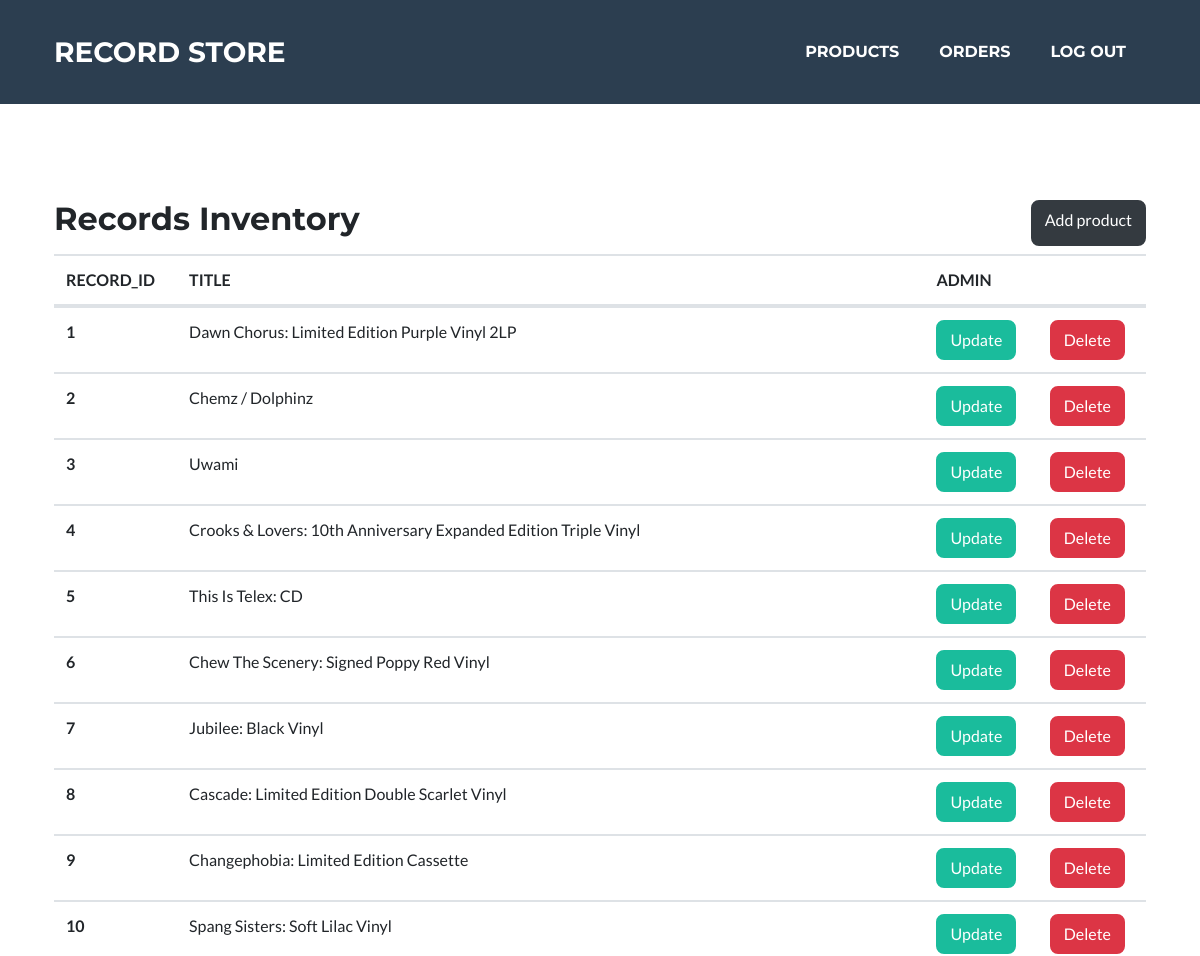
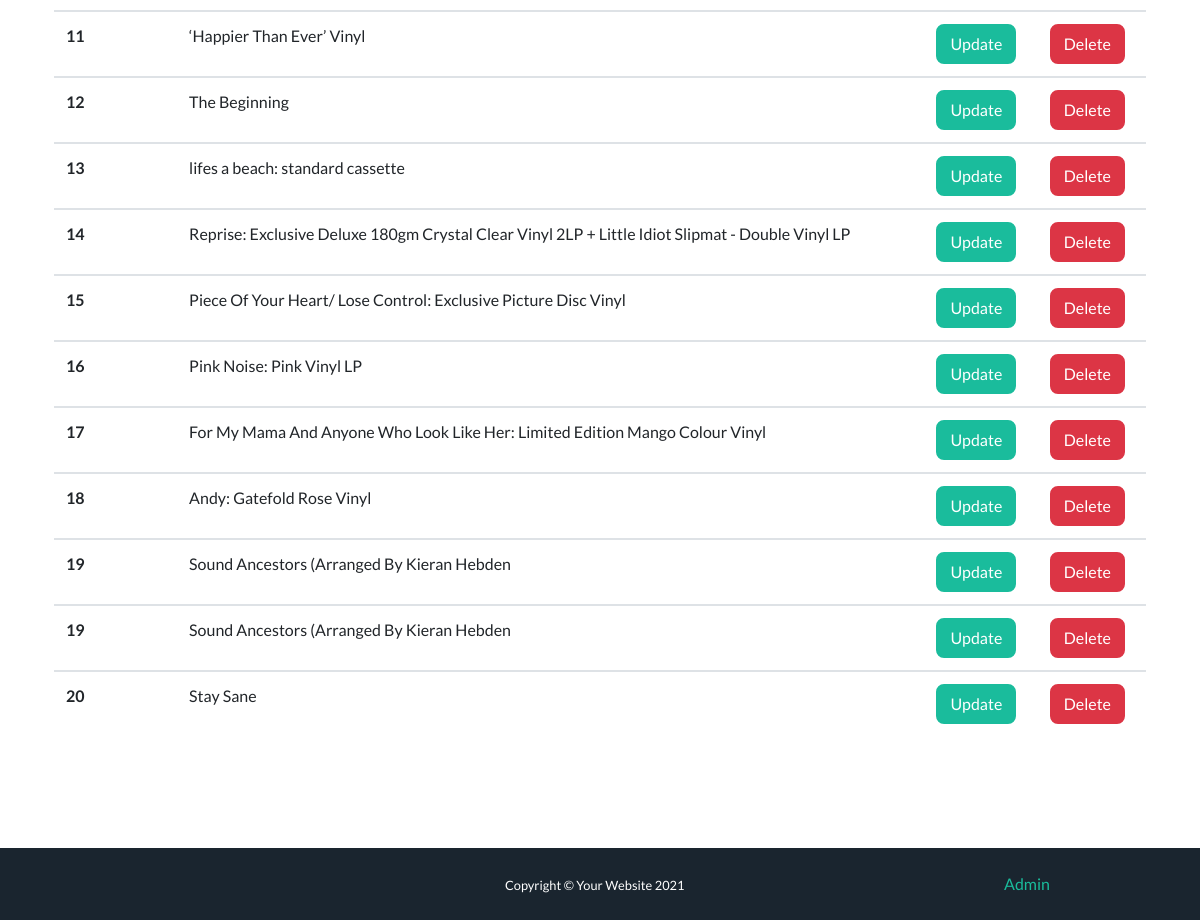
Screenshot of /admin/products (signed in) with the database file from the repository (2 pictures, top to bottom).
### tables this page shows
CREATE TABLE `records_has_artists` (
  `id_record` int(11) NOT NULL,
  `id_artist` int(11) NOT NULL
);

CREATE TABLE `records` (
  `id_record` int(11) NOT NULL,
  `title` varchar(200) DEFAULT NULL,
  `description` varchar(1000) DEFAULT NULL,
  `price` decimal(11,0) DEFAULT NULL,
  `year_released` varchar(4) DEFAULT NULL,
  `cover` varchar(45) DEFAULT NULL,
  `stock` int(11) NOT NULL,
  `for_sale` tinyint(1) NOT NULL DEFAULT '1'
);

### models/Database.php (called while the page is built, shortened)
<?php
class Database
{
    private $conn = null;
    public function __construct($database, $username = "root", $password = "root", $servername = "localhost")
    {
        $dsn = "mysql:host=$servername;dbname=$database;charset=UTF8";
        try {
            $this->conn = new PDO($dsn, $username, $password);
            $this->conn->setAttribute(PDO::ATTR_ERRMODE, PDO::ERRMODE_EXCEPTION);
        } catch (PDOException $e) {
            echo "Connection failed: " . $e->getMessage();
        }
    }
    private function execute($statement, $input_parameters = [])
    {
        try {
            $stmt = $this->conn->prepare($statement);
            $stmt->execute($input_parameters);
            return $stmt;
        } catch (PDOException $e) {
            echo "Error: " . $e->getMessage() . "<br>";
            throw new Exception($e->getMessage());
        }
    }
    public function select($statement, $input_parameters = [])
    {
        $stmt = $this->execute($statement, $input_parameters);
        return $stmt->fetchAll();
    }
}

### models/AdminModel.php (called while the page is built, shortened)
<?php
class AdminModel
{
    private $db;
    public function __construct($database)
    {
        $this->db = $database;
    }
    public function fetchAllRecords()
    {
        $records = $this->db->select(
            "SELECT * FROM records
        JOIN records_has_artists
        ON records.id_record=records_has_artists.id_record
        JOIN artists
        ON records_has_artists.id_artist=artists.id_artist
        "
        );
        return $records;
    }
}

### views/AdminView.php (the view, shortened to what this page needs)
<?php
class AdminView
{
    public function viewHeader($title)
    {
        include_once("views/partials/header.php");
    }
    public function viewFooter()
    {
        include_once("views/partials/footer.php");
    }
    public function viewTableRow($record)
    {
        $destination = URLROOT . "admin/products/" . $record['id_record'];
        $tableRow = <<<HTML
            <tr>
            <th scope="row">$record[id_record]</th>
            <td>$record[title]</td>
            <td><a class="btn btn-primary" href="$destination">Update</a></td>
            <td><a class="btn btn-danger">Delete</a></td>
            </tr>
        HTML;
        echo $tableRow;
    }
    public function viewAllProducts($records)
    {
        $destination = URLROOT . "admin/products/add";
        $tableStart = <<<HTML
        <div class="container masthead">
            <div class='d-flex justify-content-between'>
            <h2>Records Inventory</h2>
            <a href=$destination class='btn btn-dark'>Add product</a>
            </div>
            <table class="table mt-2">
                <thead>
                    <tr>
                    <th scope="col">RECORD_ID</th>
                    <th scope="col">TITLE</th>
                    <th scope="col">ADMIN</th>
                    <th scope="col"></th>
                    </tr>
                </thead>
                <tbody>
        HTML;
        echo $tableStart;
        foreach ($records as $record) {
            $this->viewTableRow($record);
        }
        $tableEnd = <<<HTML
            </tbody>
            </table>
        </div>
        HTML;
        echo $tableEnd;
    }
}

### index.php (shortened to what this page needs)
<?php
require_once("models/Database.php");
require_once("models/AdminModel.php");
require_once("views/AdminView.php");
require_once("controllers/AdminController.php");
$database = new Database("recordstoreDB", "root", "root");
$adminModel = new AdminModel($database);
$adminView  = new AdminView();
$adminController = new AdminController($adminModel, $adminView);
$url = getUrl();
$page = $url[0] ?? "";
$show = $url[1] ?? "";
$id = $url[2] ?? "";
switch ($page) {
    case "admin":
        $adminController->admin($show, $id);
        break;
}
function getUrl()
{
    if (isset($_GET['url'])) {
        $url = rtrim($_GET['url'], '/');
        $url = filter_var($url, FILTER_SANITIZE_URL);
        $url = explode('/', $url);
        return $url;
    }
}

### views/partials/header.php (shortened to what this page needs)
<?php
function navigation()
{
    $destination = URLROOT;
    $list = "";
    if (isset($_SESSION['customer'])) {
        $listItems = [
            ['path' => 'logout.php', 'title' => 'Log Out'],
            ['path' => 'cart', 'title' => "<i id='cart-icon' class='bx bx-cart'></i>"]
        ];
    } else if (isset($_SESSION['admin'])) {
        $listItems = [
            ['path' => 'admin/products', 'title' => 'Products'],
            ['path' => 'admin/orders', 'title' => 'Orders'],
            ['path' => 'logout.php', 'title' => 'Log Out'],
        ];
    } else {
        $listItems = [
            ['path' => 'register', 'title' => 'Register'],
            ['path' => 'login', 'title' => 'Log in'],
        ];
    }
    foreach ($listItems as $listItem) {
        $list .= "<li class='nav-item mx-0 mx-lg-1'><a class='nav-link py-3 px-0 px-lg-3 rounded js-scroll-trigger' href=$destination$listItem[path]>$listItem[title]</a></li>";
    }
    echo $list;
}
?>
<!DOCTYPE html>
<html lang="en">
<head>
    <link href='https://unpkg.com/boxicons@2.0.7/css/boxicons.min.css' rel='stylesheet'>
    <link rel="stylesheet" href="<?= URLROOT ?>/css/styles.css">
</head>
<body id="page-top">
    <nav class="navbar navbar-expand-lg bg-secondary text-uppercase fixed-top" id="mainNav">
        <div class="container">
            <a class="navbar-brand js-scroll-trigger" href="<?= URLROOT ?>">Record Store</a>
            <div class="collapse navbar-collapse" id="navbarResponsive">
                <ul class="navbar-nav ml-auto">
                    <?php
                    navigation();
                    ?>
                </ul>
            </div>
        </div>
    </nav>

### controllers/AdminController.php (shortened to what this page needs)
<?php
class AdminController
{
    private $model;
    private $view;
    public function __construct($model, $view)
    {
        $this->model = $model;
        $this->view = $view;
    }
    public function admin($param, $id)
    {
        $this->getHeader("Admin");
        switch ($param) {
            case "products":
                if($id !== "add" && is_numeric($id)) $this->updateProduct();
                else if($id == "add") {
                    $this->createProduct();
                }
                else $this->products();
                break;
        }
        $this->getFooter();
    }
    private function getAllProducts()
    {
        return $this->model->fetchAllRecords();
    }
    private function products()
    {
        $records = $this->getAllProducts();
        $this->view->viewAllProducts($records);
    }
    private function getHeader($title)
    {
        $this->view->viewHeader($title);
    }
    private function getFooter()
    {
        $this->view->viewFooter();
    }
}

### views/partials/footer.php (shortened to what this page needs)
<footer>
    <div class="copyright py-4 text-white">
        <div class="container">
            <div class="row">
                <div class="col-10">
                    <small class="offset-6">
                        Copyright &copy; Your Website
                    </small>
                </div>
                <div class="col-2">
                    <a href="<?= URLROOT ?>admin" class="">Admin</a>
                </div>
            </div>
        </div>
    </div>
</footer>
</body>
</html>

### rows the page displays
records_has_artists: id_record "1", id_record.title "Dawn Chorus: Limited Edition Purple Vinyl 2LP"
records_has_artists: id_record "2", id_record.title "Chemz / Dolphinz"
records_has_artists: id_record "3", id_record.title "Uwami"
records_has_artists: id_record "4", id_record.title "Crooks & Lovers: 10th Anniversary Expanded Edition Triple Vinyl"
records_has_artists: id_record "5", id_record.title "This Is Telex: CD"
records_has_artists: id_record "6", id_record.title "Chew The Scenery: Signed Poppy Red Vinyl"
records_has_artists: id_record "7", id_record.title "Jubilee: Black Vinyl"
records_has_artists: id_record "8", id_record.title "Cascade: Limited Edition Double Scarlet Vinyl"
records_has_artists: id_record "9", id_record.title "Changephobia: Limited Edition Cassette"
records_has_artists: id_record "10", id_record.title "Spang Sisters: Soft Lilac Vinyl"
records_has_artists: id_record "11", id_record.title "‘Happier Than Ever’ Vinyl"
records_has_artists: id_record "12", id_record.title "The Beginning"
records_has_artists: id_record "13", id_record.title "lifes a beach: standard cassette"
records_has_artists: id_record "14", id_record.title "Reprise: Exclusive Deluxe 180gm Crystal Clear Vinyl 2LP + Little Idiot Slipmat - Double Vinyl LP"
records_has_artists: id_record "15", id_record.title "Piece Of Your Heart/ Lose Control: Exclusive Picture Disc Vinyl"
records_has_artists: id_record "16", id_record.title "Pink Noise: Pink Vinyl LP"
records_has_artists: id_record "17", id_record.title "For My Mama And Anyone Who Look Like Her: Limited Edition Mango Colour Vinyl"
records_has_artists: id_record "18", id_record.title "Andy: Gatefold Rose Vinyl"
records_has_artists: id_record "19", id_record.title "Sound Ancestors (Arranged By Kieran Hebden"
records_has_artists: id_record "19", id_record.title "Sound Ancestors (Arranged By Kieran Hebden"
records_has_artists: id_record "20", id_record.title "Stay Sane"

### other values shown
$listItem[title] "PRODUCTS"
$listItem[title] "ORDERS"
$listItem[title] "LOG OUT"
